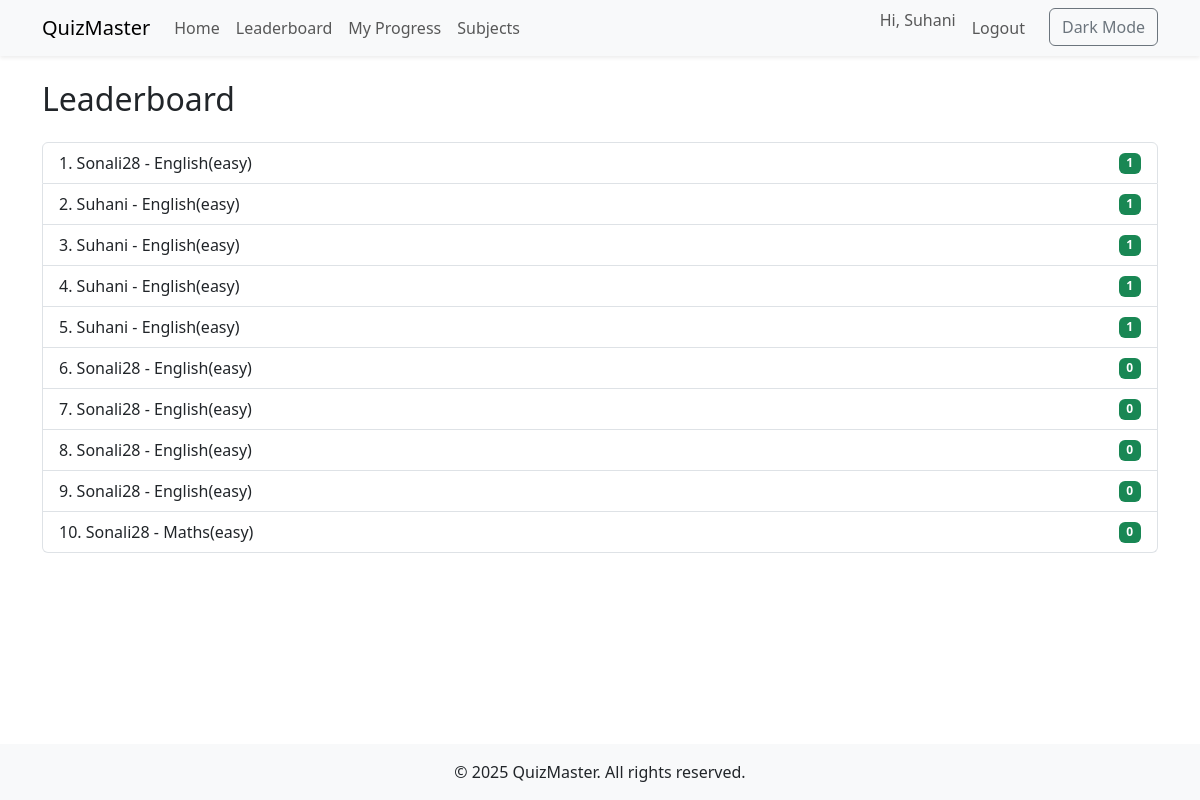
Page /leaderboard/ (signed in) on the committed database.
### quiz/models.py (models this page shows, shortened)
class UserQuizAttempt(models.Model):
    user = models.ForeignKey(User, on_delete=models.CASCADE)
    quiz = models.ForeignKey(Quiz, on_delete=models.CASCADE)
    score = models.IntegerField()
    date = models.DateTimeField(auto_now_add=True)

class Quiz(models.Model):
    title = models.CharField(max_length=200)
    category = models.ForeignKey(Category, on_delete=models.CASCADE)
    tags = models.ManyToManyField(Tag, blank=True)
    duration = models.PositiveIntegerField(help_text="Duration in minutes", default=5)

### quiz/views.py (the view)
# urls.py: path('leaderboard/', views.leaderboard, name='leaderboard'),
@login_required
def leaderboard(request):
    attempts = UserQuizAttempt.objects.select_related('user', 'quiz').order_by('-score', 'date')[:10]
    return render(request, 'quiz/leaderboard.html', {'attempts': attempts})

### templates/quiz/leaderboard.html
{% extends 'base.html' %}
{% block content %}
  <h2 class="mb-4">Leaderboard</h2>
  <ul class="list-group">
    {% for attempt in attempts %}
      <li class="list-group-item d-flex justify-content-between align-items-center">
        <div>{{ forloop.counter }}. {{ attempt.user.username }} - {{ attempt.quiz.title }}</div>
        <span class="badge bg-success">{{ attempt.score }}</span>
      </li>
    {% endfor %}
  </ul>
{% endblock %}

### templates/base.html (shortened to what this page needs)
<!DOCTYPE html>
<html lang="en">
<head>
  <link href="https://cdn.jsdelivr.net/npm/bootstrap@5.3.0/dist/css/bootstrap.min.css" rel="stylesheet">
</head>
<body class="d-flex flex-column min-vh-100">
  <nav class="navbar navbar-expand-lg navbar-light bg-light shadow-sm">
    <div class="container">
      <a class="navbar-brand" href="{ % url 'quiz_list' % }">QuizMaster</a>
      <div class="collapse navbar-collapse" id="navMenu">
        <ul class="navbar-nav me-auto mb-2 mb-lg-0">
          <li class="nav-item"><a class="nav-link" href="{% url 'quiz_list' %}">Home</a></li>
          <li class="nav-item"><a class="nav-link" href="{% url 'leaderboard' %}">Leaderboard</a></li>
          <li class="nav-item"><a class="nav-link" href="{% url 'user_progress' %}">My Progress</a></li>
          <li class="nav-item">
            <a class="nav-link" href="{% url 'subject_list' %}">Subjects</a>
          </li>
        </ul>
        <ul class="navbar-nav ms-auto">
          {% if user.is_authenticated %}
            <li class="nav-item"><span class="navbar-text me-2">Hi, {{ user.username }}</span></li>
            <li class="nav-item"><a class="nav-link" href="/logout/">Logout</a></li>
          {% else %}
            <li class="nav-item"><a class="nav-link" href="/login/">Login</a></li>
            <li class="nav-item"><a class="nav-link" href="/register/">Register</a></li>
          {% endif %}
          <li class="nav-item"><button class="btn btn-outline-secondary ms-3" onclick="toggleDarkMode()">Dark Mode</button></li>
        </ul>
      </div>
    </div>
  </nav>
  <main class="container flex-fill py-4">
    {% block content %}{% endblock %}
  </main>
  <footer class="bg-light text-center py-3 mt-auto">
    <div class="container">&copy; 2025 QuizMaster. All rights reserved.</div>
  </footer>
</body>
</html>

### rows in the picture
UserQuizAttempt: user.username "Sonali28", quiz "English(easy)", score "1"
UserQuizAttempt: user.username "Suhani", quiz "English(easy)", score "1"
UserQuizAttempt: user.username "Suhani", quiz "English(easy)", score "1"
UserQuizAttempt: user.username "Suhani", quiz "English(easy)", score "1"
UserQuizAttempt: user.username "Suhani", quiz "English(easy)", score "1"
UserQuizAttempt: user.username "Sonali28", quiz "English(easy)", score "0"
UserQuizAttempt: user.username "Sonali28", quiz "English(easy)", score "0"
UserQuizAttempt: user.username "Sonali28", quiz "English(easy)", score "0"
UserQuizAttempt: user.username "Sonali28", quiz "English(easy)", score "0"
UserQuizAttempt: user.username "Sonali28", quiz "Maths(easy)", score "0"

### other values in the picture
{{ user.username }} "Suhani"
